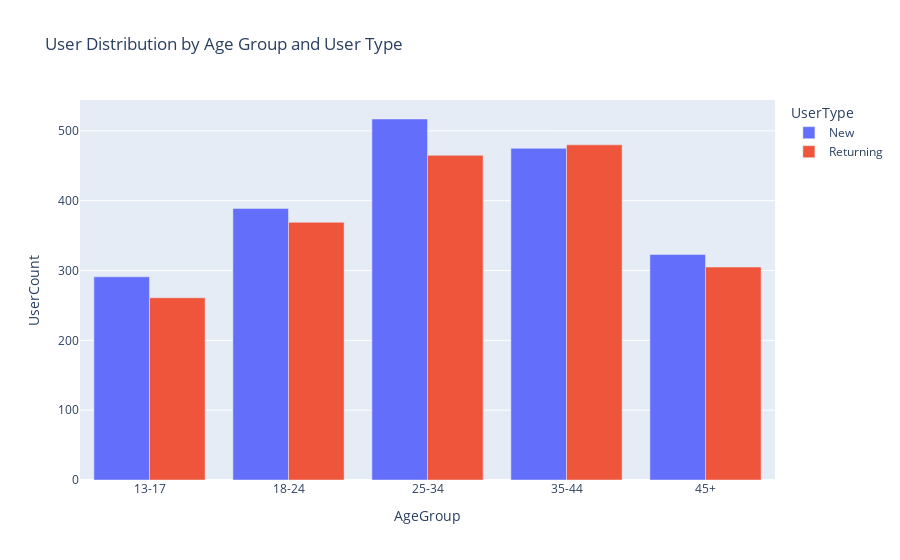

Source (notebook cell):
### Code cell
fig_user_type = px.bar(user_counts_multi, x='AgeGroup', y='UserCount', color='UserType', barmode='group',
                       title='User Distribution by Age Group and User Type')
fig_user_type.show()
plt.savefig('D:/Internship Assignment/Task3/bar.png')

### Figure 1 — Plotly figure (JSON) as saved in the notebook; plotly's stock layout.template omitted (floating-point values rounded to 4 significant figures)
{"data": [{"alignmentgroup": "True", "hovertemplate": "UserType=New<br>AgeGroup=%{x}<br>UserCount=%{y}<extra></extra>", "legendgroup": "New", "marker": {"color": "#636efa", "pattern": {"shape": ""}}, "name": "New", "offsetgroup": "New", "orientation": "v", "showlegend": true, "textposition": "auto", "type": "bar", "x": ["13-17", "18-24", "25-34", "35-44", "45+"], "xaxis": "x", "y": [291, 389, 517, 475, 323], "yaxis": "y"}, {"alignmentgroup": "True", "hovertemplate": "UserType=Returning<br>AgeGroup=%{x}<br>UserCount=%{y}<extra></extra>", "legendgroup": "Returning", "marker": {"color": "#EF553B", "pattern": {"shape": ""}}, "name": "Returning", "offsetgroup": "Returning", "orientation": "v", "showlegend": true, "textposition": "auto", "type": "bar", "x": ["13-17", "18-24", "25-34", "35-44", "45+"], "xaxis": "x", "y": [261, 369, 465, 480, 305], "yaxis": "y"}], "layout": {"barmode": "group", "legend": {"title": {"text": "UserType"}, "tracegroupgap": 0}, "title": {"text": "User Distribution by Age Group and User Type"}, "xaxis": {"anchor": "y", "domain": [0, 1], "title": {"text": "AgeGroup"}}, "yaxis": {"anchor": "x", "domain": [0, 1], "title": {"text": "UserCount"}}}}
